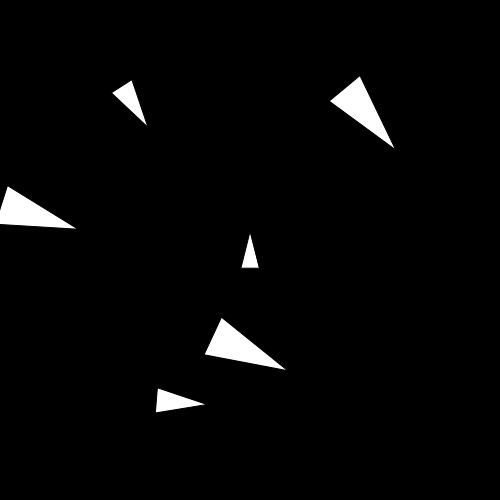
Frame 1 (no input)
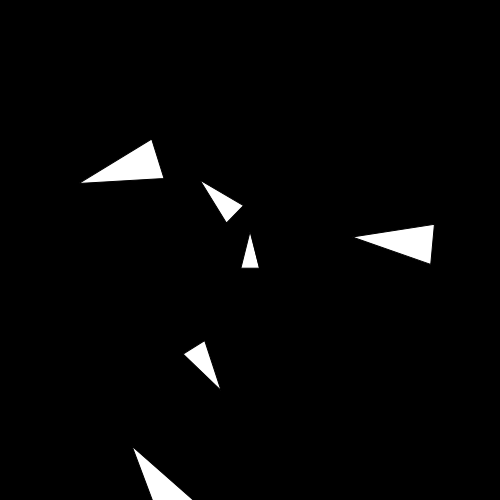
Frame 60 (no input)
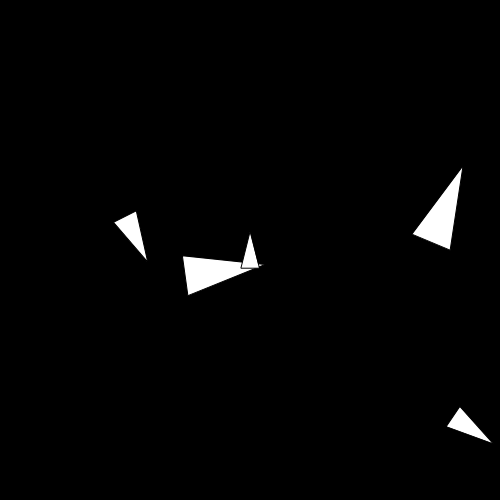
Frame 120 (the mouse pressed at the canvas centre since frame 60)

The p5.js sketch that drew these frames (run headless with seeded random() and noise() and a simulated clock; from frame 60 on, the mouse is pressed at the canvas centre):

// p5.js sketch
// ── sketch.js
var balls = [];

function setup() {
  
  createCanvas (500,500);
  //translate(-250, -250);
  for (var i = 0; i < 5; i++) {
    balls[i] = new ball();
  }
  grav=createVector(0,0);
  Fgrav=createVector(0,0);

  wind=createVector(0.6,0.1);

  drag=createVector(0,0)

  cGrav= new ball()
  cGrav.pos.set(height/2,width/2)
  ran=createVector(0,0)

  for(var i = 0; i<balls.length;i++){

    ran.set(random(40),random(40))
    balls[i].aplyForce(ran)
  }
  
}

function draw() {
  background(0);
  for (var j = 0; j < balls.length ; j++){
    //grav
    Fgrav.set(grav.x,grav.y);
    balls[j].aplyForce(Fgrav.mult(balls[j].m));

    //wind
    /*if (mouseIsPressed){
      balls[j].aplyForce(wind)
    }*/

    //drag
    /*var c=-0.1
    drag.set(balls[j].speed.x,balls[j].speed.y)
    drag.normalize().mult(drag.magSq()*c) 
    balls[j].aplyForce(drag)*/
    

    force = createVector(0,0)
    force = cGrav.attract(balls[j])
    balls[j].aplyForce(force)

    
    
    


    balls[j].move();
    balls[j].draw();
    
    
  }
  cGrav.draw()
  }
  
  

// ── Dots.js
function ball() {
  this.pos=createVector(random(width),random(height))
  //this.x = random(width);
  //this.y = random(height);
  this.speed=createVector(0,0)
  //this.xspeed=0;
  //this.yspeed=0;
  this.acc=createVector(0,0)
  //this.xgravity;
  //this.ygravity;
  
  this.m=random(1,3);
  this.r=8*this.m
  this.f=createVector(0,0)
  this.alfa=0
  this.draw = function(){
    translate(this.pos.x,this.pos.y)
    rotate(this.alfa)
    triangle(0,-this.r*2,-this.r,2*this.r,this.r,2*this.r)
    rotate(-this.alfa)


    //ellipse(0,0,this.m*20,this.m*20)//(this.pos.x, this.pos.y, this.m*20,this.m*20);
    translate(-this.pos.x,-this.pos.y)
  }
  
  this.move = function(){
    
    
    this.speed.add(this.acc)
    this.pos.add(this.speed)
    this.acc.set(0,0)

    /*if (this.pos.x < 0||width < this.pos.x){
      this.speed.x= -1*this.speed.x
      this.pos.add(this.speed);
    }
    if (this.pos.y < 0||height < this.pos.y){
      this.speed.y= -1*this.speed.y
      this.pos.add(this.speed);
    }*/
    this.alfa=this.speed.heading()+PI/2


  }
  this.aplyForce = function(force){
    this.f.set(0,0)
    this.f.set(force.x,force.y)
    this.f.div(this.m)
    this.acc.add(this.f)
    
  }
  this.attract = function(atracted){
    var G = 0.6

    force=createVector(0,0)
    force.set(this.pos.x,this.pos.y)
    force.sub(atracted.pos)
    d = force.mag()


    force.normalize()
    force.mult(this.m*atracted.m*G/d^2)
    return (force)

    

  }
  
   
}
